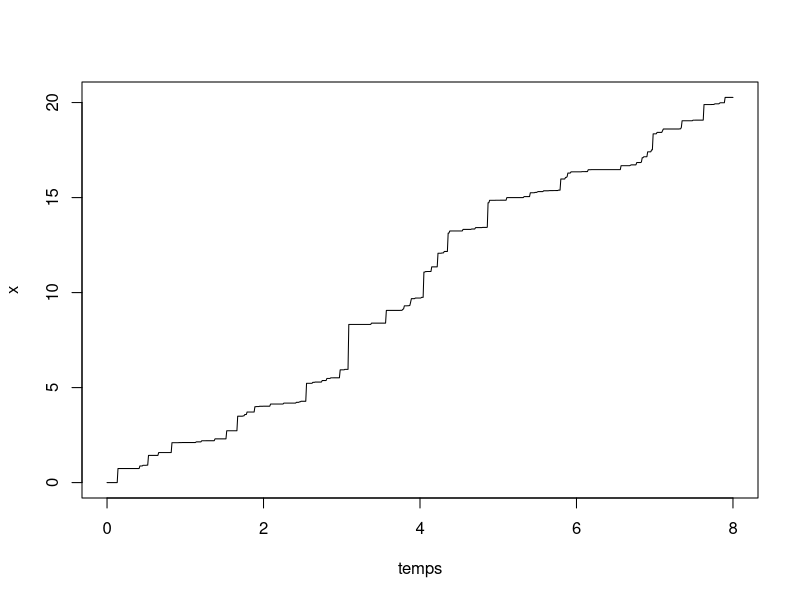
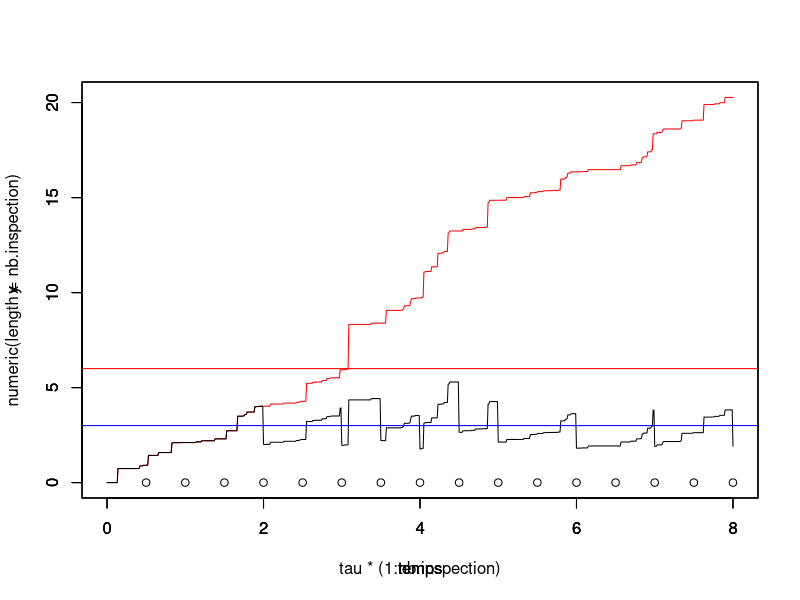

These charts were generated, in order, by the following R code:
library(ggplot2)
library(tidyverse)
tau = 0.5 # intervalle inter-inspection
rho = 0.5 # parametre ARD1
L=3 # seuil pour MP
M=6 # seuil pout MC
tps.final <-8 # fenêtre d'observation du processus

# Simulation d'un processus gamma
pas = 0.01 # pas de temps pour simuler le processus

temps = seq(from = 0,to = tps.final,by = pas)
alpha = 1 # paramètre de forme de Gamma a = alpha t
beta = 1.5 # paramètre d'échelle de Gamma
b=1
n=length(temps)
x=numeric(n) # processus Gamma simulé
y=numeric(n) # processus Gamma maintenu
x[1] = 0

nb.inspection<- floor(tps.final/tau)

obs<-numeric(nb.inspection)

for(i in 2:n){
  x[i] = x[i-1] + rgamma(1,scale = b, shape = alpha*(temps[i]^beta)-temps[i-1]^beta)
}

plot(temps,x,type="l")

# avant la première inspection y=x
y[1:(tau/pas)]<-x[1:(tau/pas)]

# Décision à chaque inspection

ifelse(x[tau/pas+1]<L,y[tau/pas+1]<-x[tau/pas+1],ifelse(x[tau/pas+1]<M,y[tau/pas+1]<-(1-rho)*x[tau/pas+1]))

obs[1]<-y[tau/pas+1]

j<-1 # indicateur inspection
while (obs[j]<M & j<nb.inspection) {
  y[(j*tau/pas+2):((j+1)*tau/pas+1)]<-y[j*tau/pas+1]+x[(j*tau/pas+2):((j+1)*tau/pas+1)]-x[j*tau/pas+1]
  ifelse(y[(j+1)*tau/pas+1]<L,print("no action"),ifelse(y[(j+1)*tau/pas+1]<M,y[(j+1)*tau/pas+1]<-(1-rho)*y[(j+1)*tau/pas+1],y[(j+1)*tau/pas+1]<-0))
  obs[j+1]<-y[(j+1)*tau/pas+1]
  j<-j+1
}

df <- data.frame(temps,x,y)
mygraph <- ggplot(df,aes(x = temps)) +  
  geom_line(aes(y = y), color = "darkred") +
  geom_line(aes(y = x), color="steelblue", linetype="twodash") +
  geom_abline(slope = 0,intercept = L,color="blue") +
  geom_abline(slope = 0,intercept = M,color="red")



plot(temps,x,col="red",type="l",ylim = c(0,max(x)),xlim = c(0,8))
par(new=T)
plot(temps,y,type="l",ylim=c(0,max(x)),xlim = c(0,8))
par(new=T)
plot(tau*(1:nb.inspection),numeric(length = nb.inspection),ylim=c(0,max(x)),type="p",xlim = c(0,8))
abline(h=L,col="blue")
abline(h=M,col="red")

##################
### ESTIMATION ###
##################

# CAS A : NIVEAU DE DEGRADATION AVANT MAINTENANCE

LogLik <- function(parms) {
  alpha <- parms[1]
  beta  <- parms[2]
  b <- parms[3]
  rho <- parms[4]
  
  # Y_{t_j^-} - Y_{t_{j-1}^+} suit une loi Gamma scale = b et shape = alpha*(t_j^beta - t_{j-1}^beta)
  # pbm : estimer rho ??? EM ???
  # DeltaL_j = 1_{L < Y_{t_j^-} < M}
  # DeltaM_j = 1_{M < Y_{t_j^-} }
  # Y_{t_{j+1}^-} - Y_{t_j^+} suit une loi Gamma scale = b et shape = alpha*(t_{j+1}^beta - t_j^beta)
  # Si DeltaL_j = 1 
  # contrib = pgamma(Y_{t_{j+1}^-} - Y_{t_j^+}, scale = b, shape = alpha*(t_{j+1}^beta - t_j^beta))
  # Y_{t_{j+1}^-} - (1-rho)Y_{t_j^-} suit une loi Gamma
  # contrib = pgamma(Y_{t_{j+1}^-} - (1-rho)Y_{t_j^-}, scale = b, shape = alpha*(t_{j+1}^beta - t_j^beta))
  # Si DeltaM_j = 1 : on repart de zéro ---> comme si nouveau système
    
  
}
